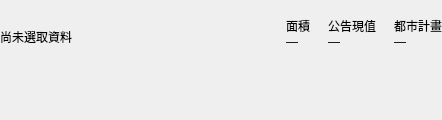
<?xml version="1.0" encoding="UTF-8"?>
<ui version="4.0">
 <class>landHeaderContent</class>
 <widget class="QWidget" name="landHeaderContent">
  <property name="geometry">
   <rect>
    <x>0</x>
    <y>0</y>
    <width>442</width>
    <height>120</height>
   </rect>
  </property>
  <layout class="QVBoxLayout" name="landHeaderLayout">
   <property name="spacing">
    <number>10</number>
   </property>
   <property name="leftMargin">
    <number>0</number>
   </property>
   <property name="topMargin">
    <number>0</number>
   </property>
   <property name="rightMargin">
    <number>0</number>
   </property>
   <property name="bottomMargin">
    <number>12</number>
   </property>
   <item>
    <layout class="QHBoxLayout" name="landHeaderTop" stretch="1,0,0,0">
     <property name="spacing">
      <number>18</number>
     </property>
     <property name="leftMargin">
      <number>0</number>
     </property>
     <property name="topMargin">
      <number>0</number>
     </property>
     <property name="rightMargin">
      <number>0</number>
     </property>
     <property name="bottomMargin">
      <number>0</number>
     </property>
     <item>
      <layout class="QVBoxLayout" name="landHeaderTitle">
       <property name="spacing">
        <number>0</number>
       </property>
       <property name="leftMargin">
        <number>0</number>
       </property>
       <property name="topMargin">
        <number>0</number>
       </property>
       <property name="rightMargin">
        <number>0</number>
       </property>
       <property name="bottomMargin">
        <number>0</number>
       </property>
       <item>
        <widget class="QLabel" name="landHeaderLocation">
         <property name="text">
          <string />
         </property>
         <property name="sizePolicy">
          <sizepolicy hsizetype="Ignored" vsizetype="Preferred">
           <horstretch>0</horstretch>
           <verstretch>0</verstretch>
          </sizepolicy>
         </property>
        </widget>
       </item>
       <item>
        <widget class="QLabel" name="landHeaderNumber">
         <property name="text">
          <string>尚未選取資料</string>
         </property>
         <property name="sizePolicy">
          <sizepolicy hsizetype="Ignored" vsizetype="Preferred">
           <horstretch>0</horstretch>
           <verstretch>0</verstretch>
          </sizepolicy>
         </property>
        </widget>
       </item>
      </layout>
     </item>
     <item alignment="Qt::AlignBottom">
      <widget class="QWidget" name="landHeaderMetric_area" native="true">
       <layout class="QVBoxLayout" name="landHeaderMetricLayout_area">
        <property name="spacing">
         <number>0</number>
        </property>
        <property name="leftMargin">
         <number>0</number>
        </property>
        <property name="topMargin">
         <number>0</number>
        </property>
        <property name="rightMargin">
         <number>0</number>
        </property>
        <property name="bottomMargin">
         <number>0</number>
        </property>
        <item>
         <widget class="QLabel" name="landHeaderCaption_area">
          <property name="text">
           <string>面積</string>
          </property>
         </widget>
        </item>
        <item>
         <widget class="QLabel" name="landHeaderValue_area">
          <property name="text">
           <string>—</string>
          </property>
         </widget>
        </item>
       </layout>
      </widget>
     </item>
     <item alignment="Qt::AlignBottom">
      <widget class="QWidget" name="landHeaderMetric_value" native="true">
       <layout class="QVBoxLayout" name="landHeaderMetricLayout_value">
        <property name="spacing">
         <number>0</number>
        </property>
        <property name="leftMargin">
         <number>0</number>
        </property>
        <property name="topMargin">
         <number>0</number>
        </property>
        <property name="rightMargin">
         <number>0</number>
        </property>
        <property name="bottomMargin">
         <number>0</number>
        </property>
        <item>
         <widget class="QLabel" name="landHeaderCaption_value">
          <property name="text">
           <string>公告現值</string>
          </property>
         </widget>
        </item>
        <item>
         <widget class="QLabel" name="landHeaderValue_value">
          <property name="text">
           <string>—</string>
          </property>
         </widget>
        </item>
       </layout>
      </widget>
     </item>
     <item alignment="Qt::AlignBottom">
      <widget class="QWidget" name="landHeaderMetric_plan" native="true">
       <layout class="QVBoxLayout" name="landHeaderMetricLayout_plan">
        <property name="spacing">
         <number>0</number>
        </property>
        <property name="leftMargin">
         <number>0</number>
        </property>
        <property name="topMargin">
         <number>0</number>
        </property>
        <property name="rightMargin">
         <number>0</number>
        </property>
        <property name="bottomMargin">
         <number>0</number>
        </property>
        <item>
         <widget class="QLabel" name="landHeaderCaption_plan">
          <property name="text">
           <string>都市計畫</string>
          </property>
         </widget>
        </item>
        <item>
         <widget class="QLabel" name="landHeaderValue_plan">
          <property name="text">
           <string>—</string>
          </property>
         </widget>
        </item>
       </layout>
      </widget>
     </item>
    </layout>
   </item>
   <item>
    <widget class="QWidget" name="shareBarSlot" native="true" />
   </item>
  </layout>
 </widget>
 <resources />
 <connections />
</ui>
